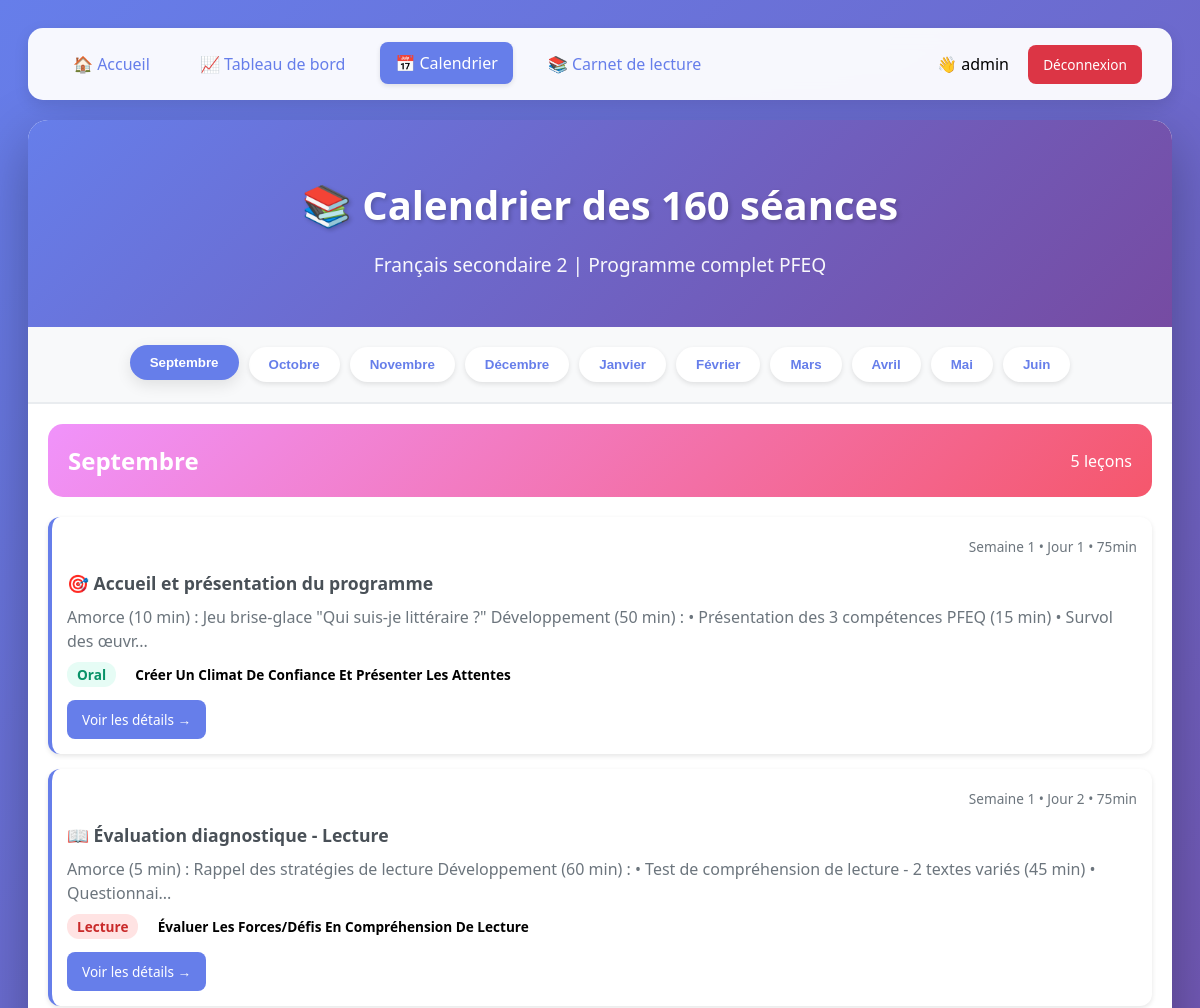
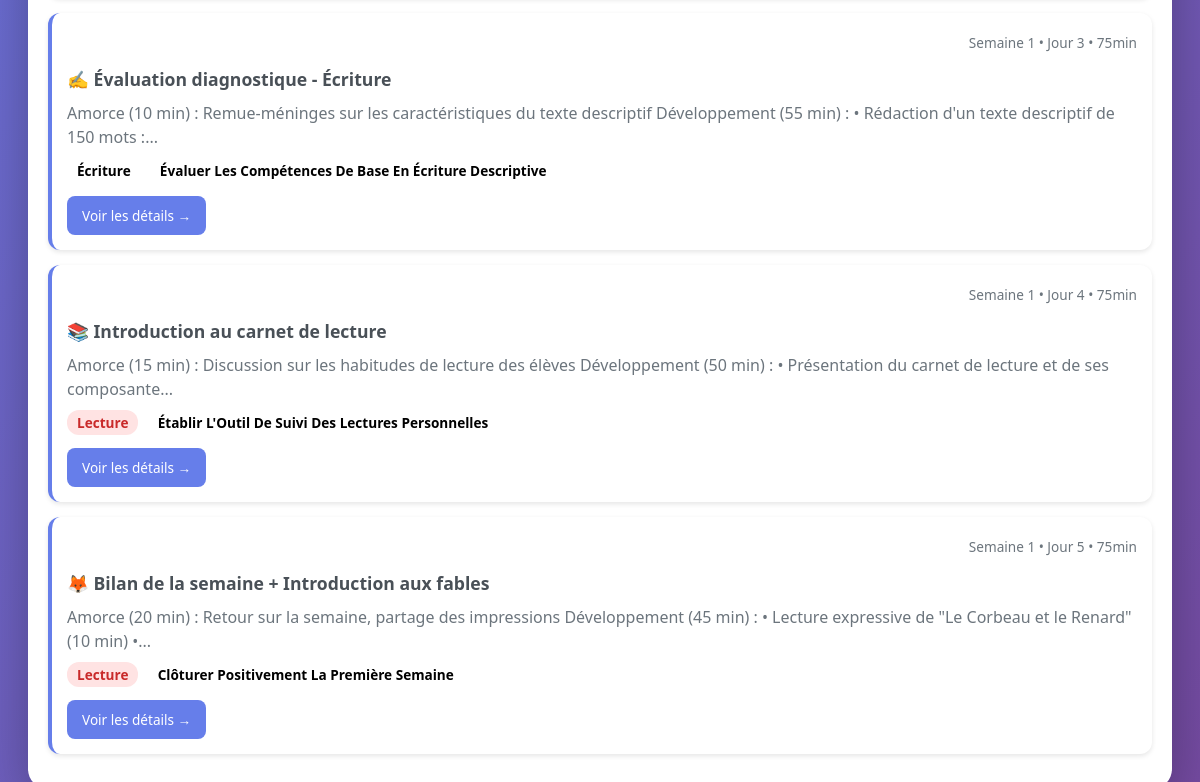
The app's page /calendar (signed in) with its own data (2 pictures, top to bottom).
### tables this page shows
CREATE TABLE lessons (
                id INTEGER PRIMARY KEY AUTOINCREMENT,
                lesson_number INTEGER NOT NULL,
                month TEXT NOT NULL,
                week_number INTEGER NOT NULL,
                day_number INTEGER NOT NULL,
                title TEXT NOT NULL,
                content TEXT,
                duration INTEGER DEFAULT 75,
                competences TEXT,
                materials TEXT,
                objectives TEXT,
                tags TEXT,
                created_at TIMESTAMP DEFAULT CURRENT_TIMESTAMP,
                updated_at TIMESTAMP DEFAULT CURRENT_TIMESTAMP
            );

### app.py (the view)
@app.route('/calendar')
def calendar():
    if 'user' not in session:
        return redirect(url_for('login'))
    conn = sqlite3.connect(DB_FILE)
    c = conn.cursor()
    c.execute("SELECT * FROM lessons ORDER BY lesson_number")
    lessons = c.fetchall()
    conn.close()
    lessons_by_month = {}
    for lesson in lessons:
        month = lesson[2]
        if month not in lessons_by_month:
            lessons_by_month[month] = []
        lessons_by_month[month].append(lesson)
    return render_template('calendar.html', lessons_by_month=lessons_by_month)

### templates/calendar.html (shortened to what this page needs)
<!DOCTYPE html>
<html lang="fr">
<head>
    <link rel="stylesheet" href="{{ url_for('static', filename='css/dist/main.css') }}">
</head>
<body>
    <div class="nav-bar">
        <div class="nav-links">
            <a href="{{ url_for('index') }}">🏠 Accueil</a>
            <a href="{{ url_for('dashboard') }}">📈 Tableau de bord</a>
            <a href="{{ url_for('calendar') }}" class="active">📅 Calendrier</a>
            <a href="{{ url_for('reading_log') }}">📚 Carnet de lecture</a>
        </div>
        <div>
            <span style="margin-right: 15px; font-weight: 500;">👋 {{ session.user }}</span>
            <a href="{{ url_for('logout') }}" style="background: #dc3545; color: white; padding: 8px 16px; border-radius: 8px; text-decoration: none; font-weight: 500;">Déconnexion</a>
        </div>
    </div>
    <div class="calendar-container">
        <div class="calendar-header">
            <h1>📚 Calendrier des 160 séances</h1>
            <p>Français secondaire 2 | Programme complet PFEQ</p>
        </div>
        <div class="calendar-navigation">
            <button class="nav-btn active" onclick="showSection('septembre')">Septembre</button>
            <button class="nav-btn" onclick="showSection('octobre')">Octobre</button>
            <button class="nav-btn" onclick="showSection('novembre')">Novembre</button>
            <button class="nav-btn" onclick="showSection('decembre')">Décembre</button>
            <button class="nav-btn" onclick="showSection('janvier')">Janvier</button>
            <button class="nav-btn" onclick="showSection('fevrier')">Février</button>
            <button class="nav-btn" onclick="showSection('mars')">Mars</button>
            <button class="nav-btn" onclick="showSection('avril')">Avril</button>
            <button class="nav-btn" onclick="showSection('mai')">Mai</button>
            <button class="nav-btn" onclick="showSection('juin')">Juin</button>
        </div>
        <div class="calendar-content">
            {% for month, lessons in lessons_by_month.items() %}
            <div id="{{ month }}" class="month-section {% if loop.first %}active{% endif %}">
                <div class="month-header">
                    <div class="month-title">{{ month.title() }}</div>
                    <div>{{ lessons|length }} leçons</div>
                </div>
                {% for lesson in lessons %}
                <div class="lesson-card">
                    <div class="lesson-header">
                        <span class="lesson-number">Séance {{ lesson[1] }}</span>
                        <span style="color: var(--gray-500); font-size: var(--font-size-sm);">
                            Semaine {{ lesson[3] }} • Jour {{ lesson[4] }} • {{ lesson[7] }}min
                        </span>
                    </div>
                    <div class="lesson-title">{{ lesson[5] }}</div>
                    <div class="lesson-preview">
                        {{ lesson[6][:150] }}{% if lesson[6]|length > 150 %}...{% endif %}
                    </div>
                    <div style="margin-bottom: var(--space-md);">
                        {% if lesson[8] %}
                            <span class="tag tag-{{ lesson[8].lower().replace(' ', '-') }}">{{ lesson[8] }}</span>
                        {% endif %}
                        {% if lesson[10] %}
                            {% for tag in lesson[10].split(',') %}
                                <span class="tag tag-{{ tag.strip() }}">{{ tag.strip().title() }}</span>
                            {% endfor %}
                        {% endif %}
                    </div>
                    <a href="{{ url_for('lesson_detail', lesson_id=lesson[0]) }}" class="lesson-link">
                        Voir les détails →
                    </a>
                </div>
                {% endfor %}
            </div>
            {% endfor %}
        </div>
    </div>
</body>
</html>

### records on screen
lessons: title "Septembre", lessons "5", week_number "1", day_number "1", duration "75", title "🎯 Accueil et présentation du programme", content "Amorce (10 min) : Jeu brise-glace \"Qui suis-je littéraire ?\" Développement (50 min) : • Présentation des 3 compétences PFEQ (15 min) • Survol des œuvr", competences "Oral", strip "Créer Un Climat De Confiance Et Présenter Les Attentes"
lessons: week_number "1", day_number "2", duration "75", title "📖 Évaluation diagnostique - Lecture", content "Amorce (5 min) : Rappel des stratégies de lecture Développement (60 min) : • Test de compréhension de lecture - 2 textes variés (45 min) • Questionnai", competences "Lecture", strip "Évaluer Les Forces/Défis En Compréhension De Lecture"
lessons: week_number "1", day_number "3", duration "75", title "✍️ Évaluation diagnostique - Écriture", content "Amorce (10 min) : Remue-méninges sur les caractéristiques du texte descriptif Développement (55 min) : • Rédaction d'un texte descriptif de 150 mots :", competences "Écriture", strip "Évaluer Les Compétences De Base En Écriture Descriptive"
lessons: week_number "1", day_number "4", duration "75", title "📚 Introduction au carnet de lecture", content "Amorce (15 min) : Discussion sur les habitudes de lecture des élèves Développement (50 min) : • Présentation du carnet de lecture et de ses composante", competences "Lecture", strip "Établir L'Outil De Suivi Des Lectures Personnelles"
lessons: week_number "1", day_number "5", duration "75", title "🦊 Bilan de la semaine + Introduction aux fables", content "Amorce (20 min) : Retour sur la semaine, partage des impressions Développement (45 min) : • Lecture expressive de \"Le Corbeau et le Renard\" (10 min) •", competences "Lecture", strip "Clôturer Positivement La Première Semaine"

### other values on screen
{{ session.user }} "admin"
